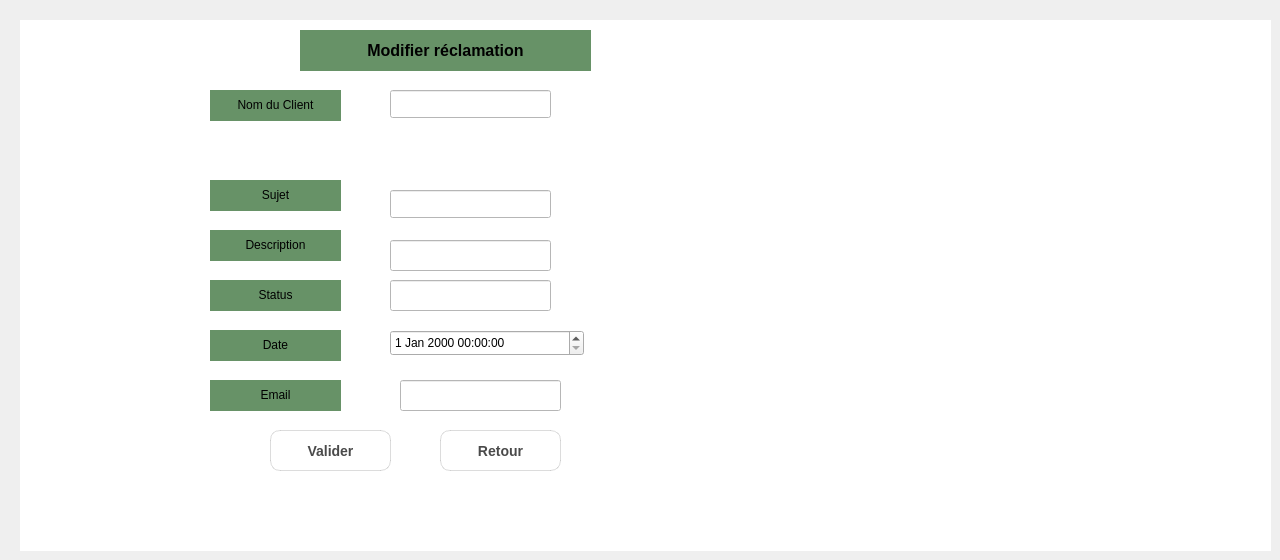
        <widget class="QWidget" name="Modifier">
         <attribute name="title">
          <string>Modifier réclamation</string>
         </attribute>
         <widget class="QLabel" name="label_8">
          <property name="geometry">
           <rect>
            <x>20</x>
            <y>20</y>
            <width>1251</width>
            <height>531</height>
           </rect>
          </property>
          <property name="styleSheet">
           <string notr="true">background-color: rgb(255, 255, 255);</string>
          </property>
          <property name="text">
           <string/>
          </property>
         </widget>
         <widget class="QLineEdit" name="lineEdit_sujet_2">
          <property name="geometry">
           <rect>
            <x>390</x>
            <y>190</y>
            <width>161</width>
            <height>28</height>
           </rect>
          </property>
          <property name="styleSheet">
           <string notr="true">background-color: rgb(255, 255, 255);
color: rgb(12, 12, 12);</string>
          </property>
         </widget>
         <widget class="QLineEdit" name="lineEdit_description_2">
          <property name="geometry">
           <rect>
            <x>390</x>
            <y>240</y>
            <width>161</width>
            <height>31</height>
           </rect>
          </property>
          <property name="styleSheet">
           <string notr="true">background-color: rgb(255, 255, 255);
color: rgb(9, 9, 9);</string>
          </property>
         </widget>
         <widget class="QPushButton" name="pb_modifier">
          <property name="geometry">
           <rect>
            <x>270</x>
            <y>430</y>
            <width>121</width>
            <height>41</height>
           </rect>
          </property>
          <property name="styleSheet">
           <string notr="true">QPushButton {
    background: qlineargradient(spread:pad, x1:0, y1:0, x2:1, y2:1,
                                stop:0 rgba(193, 179, 255, 200), 
                                stop:1 rgba(255, 228, 196, 200));
    color: #4A4A4A;
    border-radius: 10px;
    border: 1px solid rgba(74, 74, 74, 50);
    padding: 8px 15px;
    font-size: 14px;
    font-weight: bold;
}

QPushButton:hover {
    background: qlineargradient(spread:pad, x1:0, y1:0, x2:1, y2:1,
                                stop:0 rgba(170, 153, 255, 200), 
                                stop:1 rgba(255, 204, 153, 200));
    color: black;
}

QPushButton:pressed {
    background: rgba(193, 179, 255, 180);
}
</string>
          </property>
          <property name="text">
           <string>Valider</string>
          </property>
         </widget>
         <widget class="QPushButton" name="pushButton_22">
          <property name="geometry">
           <rect>
            <x>440</x>
            <y>430</y>
            <width>121</width>
            <height>41</height>
           </rect>
          </property>
          <property name="styleSheet">
           <string notr="true">QPushButton {
    background: qlineargradient(spread:pad, x1:0, y1:0, x2:1, y2:1,
                                stop:0 rgba(193, 179, 255, 200), 
                                stop:1 rgba(255, 228, 196, 200));
    color: #4A4A4A;
    border-radius: 10px;
    border: 1px solid rgba(74, 74, 74, 50);
    padding: 8px 15px;
    font-size: 14px;
    font-weight: bold;
}

QPushButton:hover {
    background: qlineargradient(spread:pad, x1:0, y1:0, x2:1, y2:1,
                                stop:0 rgba(170, 153, 255, 200), 
                                stop:1 rgba(255, 204, 153, 200));
    color: black;
}

QPushButton:pressed {
    background: rgba(193, 179, 255, 180);
}
</string>
          </property>
          <property name="text">
           <string>Retour</string>
          </property>
         </widget>
         <widget class="QLabel" name="label_12">
          <property name="geometry">
           <rect>
            <x>300</x>
            <y>30</y>
            <width>291</width>
            <height>41</height>
           </rect>
          </property>
          <property name="styleSheet">
           <string notr="true">background-color: #679267;</string>
          </property>
          <property name="text">
           <string>&lt;html&gt;&lt;head/&gt;&lt;body&gt;&lt;p align=&quot;center&quot;&gt;&lt;span style=&quot; font-size:12pt; font-weight:700;&quot;&gt;Modifier réclamation&lt;/span&gt;&lt;/p&gt;&lt;/body&gt;&lt;/html&gt;</string>
          </property>
         </widget>
         <widget class="QLabel" name="label_18">
          <property name="geometry">
           <rect>
            <x>210</x>
            <y>90</y>
            <width>131</width>
            <height>31</height>
           </rect>
          </property>
          <property name="font">
           <font>
            <kerning>true</kerning>
           </font>
          </property>
          <property name="styleSheet">
           <string notr="true">background-color: #679267;</string>
          </property>
          <property name="text">
           <string>&lt;html&gt;&lt;head/&gt;&lt;body&gt;&lt;p align=&quot;center&quot;&gt;Nom du Client&lt;/p&gt;&lt;/body&gt;&lt;/html&gt;</string>
          </property>
         </widget>
         <widget class="QLabel" name="label_22">
          <property name="geometry">
           <rect>
            <x>210</x>
            <y>230</y>
            <width>131</width>
            <height>31</height>
           </rect>
          </property>
          <property name="font">
           <font>
            <kerning>true</kerning>
           </font>
          </property>
          <property name="styleSheet">
           <string notr="true">background-color: #679267;</string>
          </property>
          <property name="text">
           <string>&lt;html&gt;&lt;head/&gt;&lt;body&gt;&lt;p align=&quot;center&quot;&gt;Description&lt;/p&gt;&lt;/body&gt;&lt;/html&gt;</string>
          </property>
         </widget>
         <widget class="QLabel" name="label_23">
          <property name="geometry">
           <rect>
            <x>210</x>
            <y>280</y>
            <width>131</width>
            <height>31</height>
           </rect>
          </property>
          <property name="font">
           <font>
            <kerning>true</kerning>
           </font>
          </property>
          <property name="styleSheet">
           <string notr="true">background-color: #679267;</string>
          </property>
          <property name="text">
           <string>&lt;html&gt;&lt;head/&gt;&lt;body&gt;&lt;p align=&quot;center&quot;&gt;Status&lt;/p&gt;&lt;/body&gt;&lt;/html&gt;</string>
          </property>
         </widget>
         <widget class="QLabel" name="prenom_2">
          <property name="geometry">
           <rect>
            <x>210</x>
            <y>180</y>
            <width>131</width>
            <height>31</height>
           </rect>
          </property>
          <property name="font">
           <font>
            <kerning>true</kerning>
           </font>
          </property>
          <property name="styleSheet">
           <string notr="true">background-color: #679267;</string>
          </property>
          <property name="text">
           <string>&lt;html&gt;&lt;head/&gt;&lt;body&gt;&lt;p align=&quot;center&quot;&gt;Sujet&lt;/p&gt;&lt;/body&gt;&lt;/html&gt;</string>
          </property>
         </widget>
         <widget class="QLineEdit" name="lineEdit_nom_2">
          <property name="geometry">
           <rect>
            <x>390</x>
            <y>90</y>
            <width>161</width>
            <height>28</height>
           </rect>
          </property>
          <property name="styleSheet">
           <string notr="true">background-color: rgb(255, 255, 255);
color: rgb(13, 13, 13);</string>
          </property>
         </widget>
         <widget class="QLabel" name="label_24">
          <property name="geometry">
           <rect>
            <x>210</x>
            <y>330</y>
            <width>131</width>
            <height>31</height>
           </rect>
          </property>
          <property name="font">
           <font>
            <kerning>true</kerning>
           </font>
          </property>
          <property name="styleSheet">
           <string notr="true">background-color: #679267;</string>
          </property>
          <property name="text">
           <string>&lt;html&gt;&lt;head/&gt;&lt;body&gt;&lt;p align=&quot;center&quot;&gt;Date&lt;/p&gt;&lt;/body&gt;&lt;/html&gt;</string>
          </property>
         </widget>
         <widget class="QDateTimeEdit" name="dateTimeEdit_2">
          <property name="geometry">
           <rect>
            <x>390</x>
            <y>330</y>
            <width>194</width>
            <height>26</height>
           </rect>
          </property>
         </widget>
         <widget class="QLineEdit" name="lineEdit_status_3">
          <property name="geometry">
           <rect>
            <x>390</x>
            <y>280</y>
            <width>161</width>
            <height>31</height>
           </rect>
          </property>
          <property name="styleSheet">
           <string notr="true">background-color: rgb(255, 255, 255);
color: rgb(9, 9, 9);</string>
          </property>
         </widget>
         <widget class="QLabel" name="label_26">
          <property name="geometry">
           <rect>
            <x>210</x>
            <y>380</y>
            <width>131</width>
            <height>31</height>
           </rect>
          </property>
          <property name="font">
           <font>
            <kerning>true</kerning>
           </font>
          </property>
          <property name="styleSheet">
           <string notr="true">background-color: #679267;</string>
          </property>
          <property name="text">
           <string>&lt;html&gt;&lt;head/&gt;&lt;body&gt;&lt;p align=&quot;center&quot;&gt;Email&lt;/p&gt;&lt;/body&gt;&lt;/html&gt;</string>
          </property>
         </widget>
         <widget class="QLineEdit" name="lineEdit_Email_3">
          <property name="geometry">
           <rect>
            <x>400</x>
            <y>380</y>
            <width>161</width>
            <height>31</height>
           </rect>
          </property>
          <property name="styleSheet">
           <string notr="true">background-color: rgb(255, 255, 255);
color: rgb(9, 9, 9);</string>
          </property>
         </widget>
        </widget>
